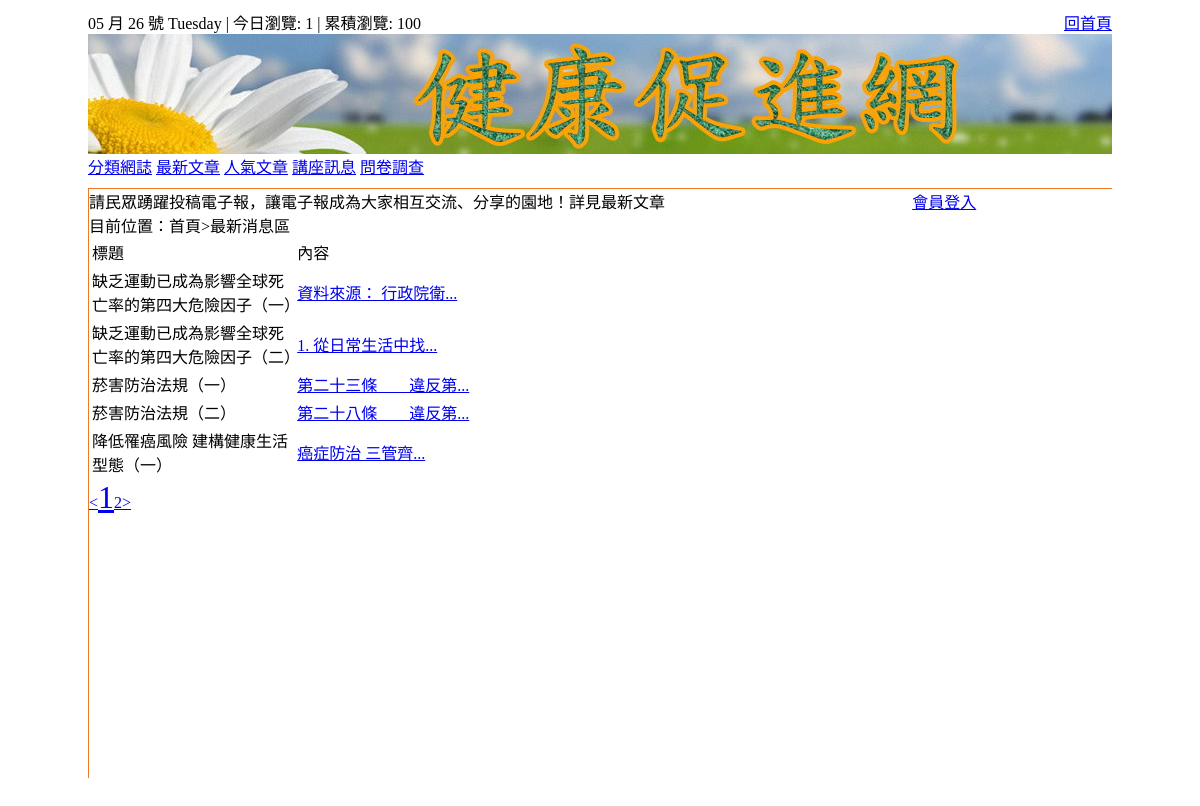
Page /web02/index.php?do=news on the committed database.
### tables this page shows
CREATE TABLE `q2t7_blog` (
  `id` int(10) UNSIGNED NOT NULL,
  `cls` int(11) NOT NULL,
  `title` text NOT NULL,
  `text` text NOT NULL,
  `num` int(11) NOT NULL,
  `dpy` int(11) NOT NULL
);

### web02/news.php (the view, shortened to what this page needs)
目前位置：首頁>最新消息區
<table>
  <tr>
    <td width=20% valign=top>標題</td>
    <td valign=top>內容</td>
    <td width=10%></td>
  </tr>
  <?php
  $nw = (empty($_GET['page'])) ? 1 : $_GET['page'];
  $begin = ($nw - 1) * 5;
  $re = select("q2t7_blog", "dpy=1 limit " . $begin . ",5");
  foreach ($re as $ro) {
    $gdbtn = "";
  ?>
    <tr>
      <td><?= $ro['title'] ?></td>
      <td>
        <?= ($_GET['id'] == $ro['id']) ?
          $ro['text'] :
          '<a href="?do=news&page=' . $nw . '&id=' . $ro['id'] . '">' . mb_substr($ro['text'], 0, 10) . '...</a>' ?>
      </td>
      <td><?= $gdbtn ?></td>
    </tr>
  <?php
  }
  ?>
</table>
<?php
$re = navpage("q2t7_blog", "dpy=1", 5, $nw);
foreach ($re as $key => $value) {
  if ($nw == $key) echo '<a style="font-size:2em" href="?do=news&page=' . $value . '">' . $key . '</a>';
  else echo '<a href="?do=news&page=' . $value . '">' . $key . '</a>';
}
?>

### web01/home_files/css.css (style rules this page uses)
body { padding:0px; margin:0px; }

### rows in the picture
q2t7_blog: title "缺乏運動已成為影響全球死亡率的第四大危險因子（一）", text "資料來源： 行政院衛"
q2t7_blog: title "缺乏運動已成為影響全球死亡率的第四大危險因子（二）", text "1. 從日常生活中找"
q2t7_blog: title "菸害防治法規（一）", text "第二十三條 違反第"
q2t7_blog: title "菸害防治法規（二）", text "第二十八條 違反第"
q2t7_blog: title "降低罹癌風險 建構健康生活型態（一）", text "癌症防治 三管齊"

### other values in the picture
$t3_visit "1"
$t3_total "100"
$key "<"
$key "1"
$key "2"
$key ">"
